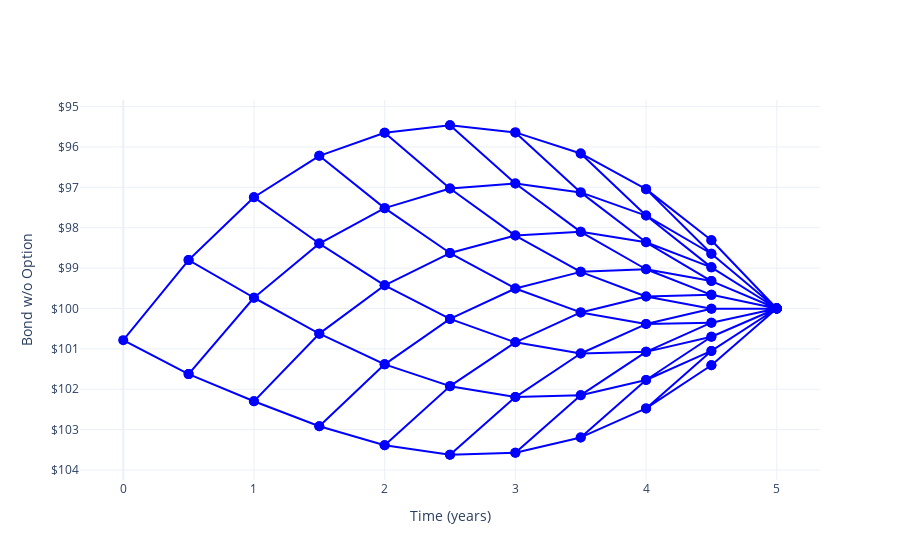

Notebook code for this chart:
### Markdown cell above
# BOND VALUE STRIPPED OF OPTION

### Code cell
figs["stripped"].show()

### Figure 1 — Plotly figure (JSON) as saved in the notebook; plotly's stock layout.template omitted (floating-point values rounded to 4 significant figures)
{"data": [{"hovertemplate": "$%{y:,.2f}<extra></extra>", "line": {"color": "blue"}, "marker": {"color": "blue", "size": 10}, "mode": "lines+markers", "type": "scatter", "x": [0.5, 0, 0.5], "y": [98.8, 100.8, 101.6]}, {"hovertemplate": "$%{y:,.2f}<extra></extra>", "line": {"color": "blue"}, "marker": {"color": "blue", "size": 10}, "mode": "lines+markers", "type": "scatter", "x": [1, 0.5, 1, 0.5, 1], "y": [97.24, 98.8, 99.73, 101.6, 102.3]}, {"hovertemplate": "$%{y:,.2f}<extra></extra>", "line": {"color": "blue"}, "marker": {"color": "blue", "size": 10}, "mode": "lines+markers", "type": "scatter", "x": [1.5, 1, 1.5, 1, 1.5, 1, 1.5], "y": [96.22, 97.24, 98.39, 99.73, 100.6, 102.3, 102.9]}, {"hovertemplate": "$%{y:,.2f}<extra></extra>", "line": {"color": "blue"}, "marker": {"color": "blue", "size": 10}, "mode": "lines+markers", "type": "scatter", "x": [2, 1.5, 2, 1.5, 2, 1.5, 2, 1.5, 2], "y": [95.65, 96.22, 97.52, 98.39, 99.43, 100.6, 101.4, 102.9, 103.4]}, {"hovertemplate": "$%{y:,.2f}<extra></extra>", "line": {"color": "blue"}, "marker": {"color": "blue", "size": 10}, "mode": "lines+markers", "type": "scatter", "x": [2.5, 2, 2.5, 2, 2.5, 2, 2.5, 2, 2.5, 2, 2.5], "y": [95.46, 95.65, 97.03, 97.52, 98.63, 99.43, 100.3, 101.4, 101.9, 103.4, 103.6]}, {"hovertemplate": "$%{y:,.2f}<extra></extra>", "line": {"color": "blue"}, "marker": {"color": "blue", "size": 10}, "mode": "lines+markers", "type": "scatter", "x": [3, 2.5, 3, 2.5, 3, 2.5, 3, 2.5, 3, 2.5, 3, 2.5, 3], "y": [95.64, 95.46, 96.91, 97.03, 98.19, 98.63, 99.5, 100.3, 100.8, 101.9, 102.2, 103.6, 103.6]}, {"hovertemplate": "$%{y:,.2f}<extra></extra>", "line": {"color": "blue"}, "marker": {"color": "blue", "size": 10}, "mode": "lines+markers", "type": "scatter", "x": [3.5, 3, 3.5, 3, 3.5, 3, 3.5, 3, 3.5, 3, 3.5, 3, 3.5, 3, 3.5], "y": [96.16, 95.64, 97.13, 96.91, 98.1, 98.19, 99.09, 99.5, 100.1, 100.8, 101.1, 102.2, 102.1, 103.6, 103.2]}, {"hovertemplate": "$%{y:,.2f}<extra></extra>", "line": {"color": "blue"}, "marker": {"color": "blue", "size": 10}, "mode": "lines+markers", "type": "scatter", "x": [4, 3.5, 4, 3.5, 4, 3.5, 4, 3.5, 4, 3.5, 4, 3.5, 4, 3.5, 4, 3.5, 4], "y": [97.04, 96.16, 97.7, 97.13, 98.36, 98.1, 99.03, 99.09, 99.7, 100.1, 100.4, 101.1, 101.1, 102.1, 101.8, 103.2, 102.5]}, {"hovertemplate": "$%{y:,.2f}<extra></extra>", "line": {"color": "blue"}, "marker": {"color": "blue", "size": 10}, "mode": "lines+markers", "type": "scatter", "x": [4.5, 4, 4.5, 4, 4.5, 4, 4.5, 4, 4.5, 4, 4.5, 4, 4.5, 4, 4.5, 4, 4.5, 4, 4.5], "y": [98.31, 97.04, 98.64, 97.7, 98.98, 98.36, 99.32, 99.03, 99.66, 99.7, 100.0, 100.4, 100.4, 101.1, 100.7, 101.8, 101.1, 102.5, 101.4]}, {"hovertemplate": "$%{y:,.2f}<extra></extra>", "line": {"color": "blue"}, "marker": {"color": "blue", "size": 10}, "mode": "lines+markers", "type": "scatter", "x": [5, 4.5, 5, 4.5, 5, 4.5, 5, 4.5, 5, 4.5, 5, 4.5, 5, 4.5, 5, 4.5, 5, 4.5, 5, 4.5, 5], "y": [100, 98.31, 100, 98.64, 100, 98.98, 100, 99.32, 100, 99.66, 100, 100.0, 100, 100.4, 100, 100.7, 100, 101.1, 100, 101.4, 100, 100, 100]}], "layout": {"showlegend": false, "xaxis": {"title": {"text": "Time (years)"}}, "yaxis": {"autorange": "reversed", "tickformat": ".0f", "tickprefix": "$", "title": {"text": "Bond w/o Option"}}}}
